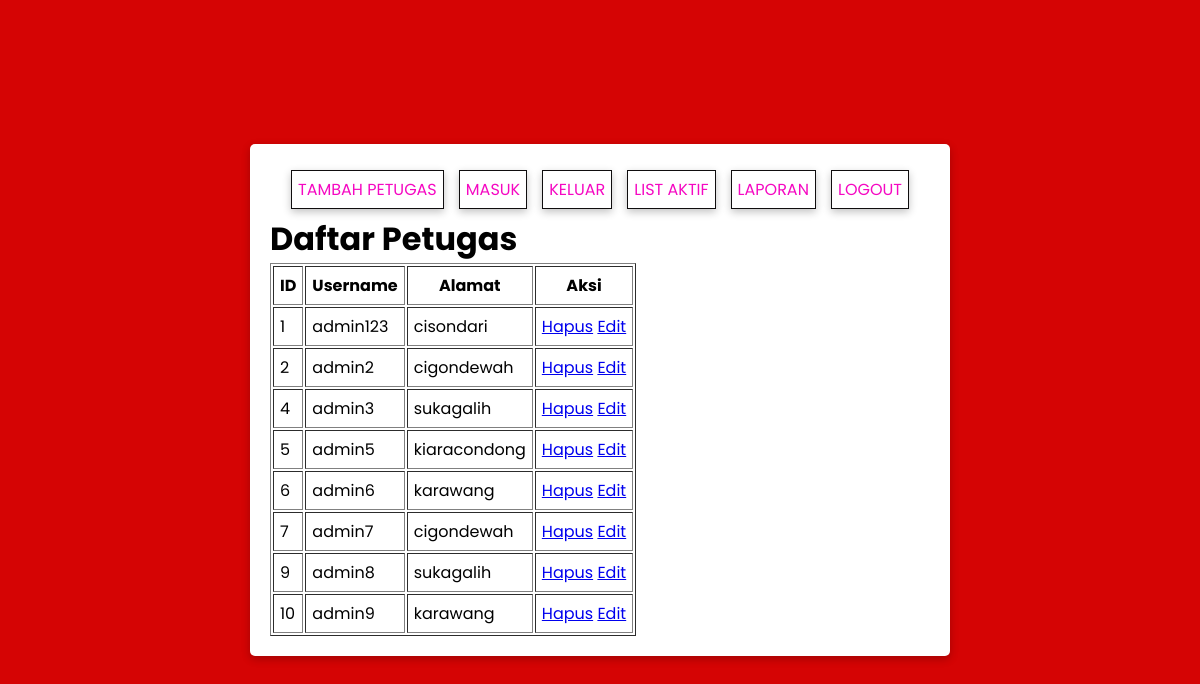
The page /list_petugas.php on the database its author committed.
### tables this page shows
CREATE TABLE `tb_petugas` (
  `id_petugas` int(11) NOT NULL,
  `username` varchar(20) NOT NULL,
  `password` varchar(50) NOT NULL,
  `alamat` varchar(50) NOT NULL
);

### koneksi.php (called while the page is built, shortened)
<?php session_start();
	$koneksi = mysqli_connect("localhost","root","","parkir");
	function query($sql){
		global $koneksi;
		return mysqli_query($koneksi, $sql);
	}
 ?>

### list_petugas.php (the view, shortened to what this page needs)
<?php
include "koneksi.php";
$sql = "SELECT * FROM tb_petugas";
$result = query($sql);
$petugas = mysqli_fetch_all($result, MYSQLI_ASSOC);
?>
<!DOCTYPE html>
<html lang="en">
<head>
    <link rel="stylesheet" href="style.css?<?= time() ?>">
</head>
<body>
    <div class="container">
        <div class="menu">
            <a href="tambah_admin.php">TAMBAH PETUGAS</a>
            <a href="admin.php">MASUK</a>
            <a href="./keluar.php">KELUAR</a>
            <a href="list.php">LIST AKTIF</a>
            <a href="laporan.php">LAPORAN</a>
            <a href="index.php" id="logoutButton">LOGOUT</a>
        </div>
        <h1>Daftar Petugas</h1>
        <table border="1">
            <thead>
                <tr>
                    <th>ID</th>
                    <th>Username</th>
                    <th>Alamat</th>
                    <th>Aksi</th>
                </tr>
            </thead>
            <tbody>
                <?php foreach ($petugas as $p): ?>
                    <tr>
                        <td><?= htmlspecialchars($p['id_petugas']) ?></td>
                        <td><?= htmlspecialchars($p['username']) ?></td>
                        <td><?= htmlspecialchars($p['alamat']) ?></td>
                        <td>
                            <a href="list_petugas.php?delete_id=<?= $p['id_petugas'] ?>" onclick="return confirm('Apakah Anda yakin ingin menghapus petugas ini?')">Hapus</a>
                            <a href="edit_petugas.php?id=<?= $p['id_petugas'] ?>">Edit</a>
                        </td>
                    </tr>
                <?php endforeach; ?>
            </tbody>
        </table>
    </div>
</body>
</html>

### style.css (style rules this page uses)
* { padding: 0; margin: 0; box-sizing: border-box; font-family: 'Poppins', sans-serif; }
body { background: #d50404; display: flex; justify-content: center; align-items: center; min-height: 100vh; }
.container { overflow-x: scroll; max-width: 700px; width: 100%; background: #fff; box-shadow: rgba(0, 0, 0, 0.24) 0px 3px 8px; padding: 20px; margin: 12px; border-radius: 5px; }
.container .menu { display: flex; justify-content: space-evenly; padding: 6px; }
.container .menu a { text-decoration: none; padding: 6px; background: #fff; border: 1px solid #0f0d0e; box-shadow: rgba(0, 0, 0, 0.24) 0px 3px 8px; color: #f508c2; }
table th, table td { padding: 6px; white-space: nowrap; }

### rows shown on the page
tb_petugas: id_petugas "1", username "admin123", alamat "cisondari"
tb_petugas: id_petugas "2", username "admin2", alamat "cigondewah"
tb_petugas: id_petugas "4", username "admin3", alamat "sukagalih"
tb_petugas: id_petugas "5", username "admin5", alamat "kiaracondong"
tb_petugas: id_petugas "6", username "admin6", alamat "karawang"
tb_petugas: id_petugas "7", username "admin7", alamat "cigondewah"
tb_petugas: id_petugas "9", username "admin8", alamat "sukagalih"
tb_petugas: id_petugas "10", username "admin9", alamat "karawang"
